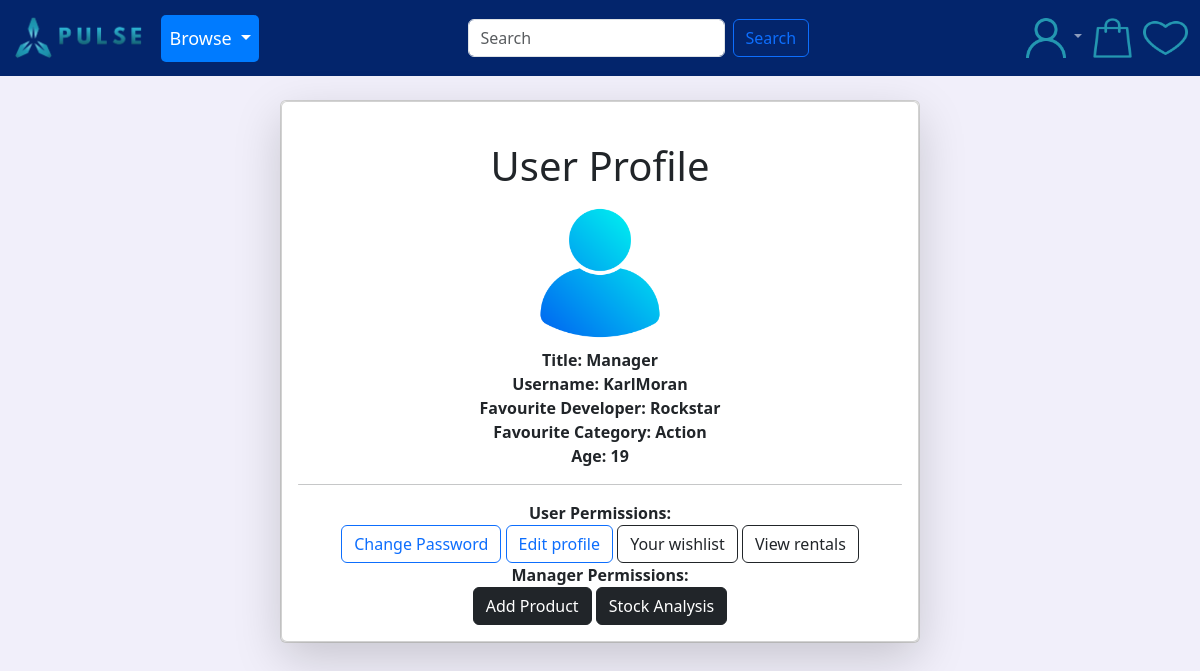
The app's page /profile/10/ (signed in) with its own data.
### users/models.py (models this page shows, shortened)
class CustomUser(AbstractUser):
    age = models.PositiveIntegerField(null=True, blank=True)

class Profile(models.Model):
    user = models.OneToOneField(
        get_user_model(),
        null=True,
        on_delete=models.CASCADE,
    )
    date_of_birth = models.DateField(blank=True, null=True)
    Developer = models.ForeignKey(Developer, on_delete=models.CASCADE, null=True)
    Category = models.ForeignKey(Category, on_delete=models.CASCADE, null=True)

### pages/models.py (models this page shows, shortened)
class Developer(models.Model):
    id = models.UUIDField(
        primary_key=True,
        default=uuid.uuid4,
        editable=False)
    name = models.CharField(max_length=250, unique=True)
    class Meta:
        ordering = ('name',)
        verbose_name = 'developer'
        verbose_name_plural = 'developers'
    def __str__(self):
        return self.name

class Category(models.Model):
    id = models.UUIDField(
        primary_key=True,
        default=uuid.uuid4,
        editable=False)
    name = models.CharField(max_length=250, unique=True)
    description = models.TextField(blank=True)
    image = models.ImageField(upload_to='covers/', blank=True)
    class Meta:
        ordering = ('name',)
        verbose_name = 'category'
        verbose_name_plural = 'categories'
    def __str__(self):
        return self.name

### users/views.py (the view)
# urls.py: path('profile/<int:pk>/', ProfilePageView.as_view(), name='user_profile'),
class ProfilePageView(DetailView):
    model = Profile
    template_name = 'registration/user_profile.html'

### cart/context_processors.py (called while the page is built)
def counter(request):
    item_count = 0
    if 'admin' in request.path:
        return {}
    else:
        try:
            cart = Cart.objects.filter(cart_id=_cart_id(request))
            cart_items = CartItem.objects.all().filter(cart=cart[:1])
            for cart_item in cart_items:
                item_count += cart_item.quantity
        except Cart.DoesNotExist:
            item_count = 0
    return {'item_count':item_count}

### cart/views.py (called while the page is built)
def _cart_id(request):
    cart = request.session.session_key
    if not cart:
        cart = request.session.create()
    return cart

### users/context_processors.py (called while the page is built)
def user_groups(request):
    if request.user.is_authenticated:
        return {'is_manager': request.user.groups.filter(name='Manager').exists()}
    return {'is_manager': False}

### wishlist/context_processors.py (called while the page is built)
def counter(request):
    item_count1 = 0
    if 'admin' in request.path:
        return {}
    else:
        try:
            wishlist = Wishlist.objects.filter(wishlist_id=_wishlist_id(request))
            wishlist_items = WishListItem.objects.all().filter(wishlist=wishlist[:1])
            for wishlist_item in wishlist_items:
                item_count1 += wishlist_item.quantity
        except Wishlist.DoesNotExist:
            item_count1 = 0
    return {'item_count1':item_count1}

### wishlist/views.py (called while the page is built)
def _wishlist_id(request):
    wishlist = request.session.session_key
    if not wishlist:
        wishlist = request.session.create()
        wishlist = request.session.session_key
    return wishlist

### templates/registration/user_profile.html (shortened to what this page needs)
{% extends 'base.html' %}
{% load static %}
{% block content %}
<div class="card mx-auto mt-4" style="max-width: 40rem;">
    <div class="card shadow-lg rounded">
<div class="card-body">
    <br>
    <div class="text-center">
        <h1>User Profile</h1>
        <img src="{% static 'images/icon1.png' %}" alt="" height="150rem" width="150rem">
    </div>
    <div class="text-center">
        {% if is_manager %}
        <strong>Title: Manager</strong>
        {% endif %}
        <br>
        <strong>Username: {{ user.profile.user }}</strong>
        <br>
        <strong>Favourite Developer: {{ user.profile.Developer }}</strong>
        <br>
        <strong>Favourite Category: {{ user.profile.Category }}</strong>
        <br>
        <strong>Age: {{ user.age }}</strong>
        <br>
        <hr class="rounded">
        <strong>User Permissions:</strong>
        <br>
        <a href="{% url 'password_change' %}"><button class = "btn btn-outline-primary">Change Password</button></a>
        <a href="{% url 'edit_profile' user.profile.pk %}"><button class="btn btn-outline-primary">Edit profile</button></a>
        <a href="{% url 'wishlist:wishlist_detail' %}"><button class = "btn btn-outline-dark">Your wishlist</button></a>
        <a href="{% url 'pages:my_rentals' %}"><button class = "btn btn-outline-dark">View rentals</button></a>
        {% if is_manager %}
        <br>
        <strong>Manager Permissions:</strong>
        <br>
        <a href="{% url 'pages:game_create' %}"><button class = "btn btn-dark">Add Product</button></a>
        <a href="{% url 'manager_dashboard:overview' %}"><button class = "btn btn-dark">Stock Analysis</button></a>
        {% endif %}
    </div>
</div>
</div>
{% endblock content %}

### static/css/style.css (style rules this page uses)
body { background-color: #F1EFFA; }

### records on screen
CustomUser: profile.user "KarlMoran", profile.Developer "Rockstar", profile.Category "Action", age "19"
